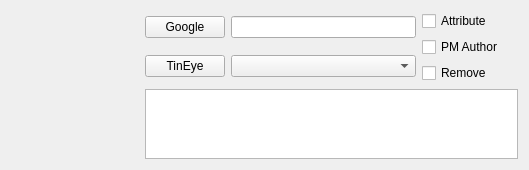
<?xml version="1.0" encoding="UTF-8"?>
<ui version="4.0">
 <class>imagebox</class>
 <widget class="QWidget" name="imagebox">
  <property name="geometry">
   <rect>
    <x>0</x>
    <y>0</y>
    <width>492</width>
    <height>161</height>
   </rect>
  </property>
  <property name="windowTitle">
   <string/>
  </property>
  <layout class="QGridLayout" name="gridLayout_2">
   <item row="0" column="0">
    <layout class="QGridLayout" name="gridLayout">
     <item row="0" column="1" rowspan="2">
      <widget class="QPushButton" name="google">
       <property name="minimumSize">
        <size>
         <width>0</width>
         <height>0</height>
        </size>
       </property>
       <property name="maximumSize">
        <size>
         <width>16777215</width>
         <height>16777215</height>
        </size>
       </property>
       <property name="text">
        <string>Google</string>
       </property>
      </widget>
     </item>
     <item row="0" column="0" rowspan="5">
      <widget class="QLabel" name="picture">
       <property name="minimumSize">
        <size>
         <width>128</width>
         <height>128</height>
        </size>
       </property>
       <property name="maximumSize">
        <size>
         <width>128</width>
         <height>128</height>
        </size>
       </property>
       <property name="autoFillBackground">
        <bool>true</bool>
       </property>
       <property name="styleSheet">
        <string notr="true"/>
       </property>
       <property name="text">
        <string/>
       </property>
      </widget>
     </item>
     <item row="0" column="2" rowspan="2">
      <widget class="QLineEdit" name="source"/>
     </item>
     <item row="0" column="3">
      <widget class="QCheckBox" name="attribute">
       <property name="minimumSize">
        <size>
         <width>96</width>
         <height>0</height>
        </size>
       </property>
       <property name="maximumSize">
        <size>
         <width>96</width>
         <height>16777215</height>
        </size>
       </property>
       <property name="text">
        <string>Attribute</string>
       </property>
      </widget>
     </item>
     <item row="2" column="2" rowspan="2">
      <widget class="QComboBox" name="status">
       <property name="focusPolicy">
        <enum>Qt::StrongFocus</enum>
       </property>
       <item>
        <property name="text">
         <string/>
        </property>
       </item>
       <item>
        <property name="text">
         <string>PUBLIC DOMAIN</string>
        </property>
       </item>
       <item>
        <property name="text">
         <string>BY-SA CC</string>
        </property>
       </item>
       <item>
        <property name="text">
         <string>BY-NC-SA CC</string>
        </property>
       </item>
       <item>
        <property name="text">
         <string>PERMISSION GRANTED</string>
        </property>
       </item>
       <item>
        <property name="text">
         <string>REPLACED</string>
        </property>
       </item>
       <item>
        <property name="text">
         <string>AWAITING REPLY</string>
        </property>
       </item>
       <item>
        <property name="text">
         <string>SOURCE UNKNOWN</string>
        </property>
       </item>
       <item>
        <property name="text">
         <string>UNABLE TO CONTACT</string>
        </property>
       </item>
       <item>
        <property name="text">
         <string>PERMISSION DENIED</string>
        </property>
       </item>
       <item>
        <property name="text">
         <string>PERMANENTLY REMOVED</string>
        </property>
       </item>
      </widget>
     </item>
     <item row="1" column="3" rowspan="2">
      <widget class="QCheckBox" name="send_pm">
       <property name="text">
        <string>PM Author</string>
       </property>
      </widget>
     </item>
     <item row="2" column="1" rowspan="2">
      <widget class="QPushButton" name="tineye">
       <property name="minimumSize">
        <size>
         <width>0</width>
         <height>0</height>
        </size>
       </property>
       <property name="maximumSize">
        <size>
         <width>16777215</width>
         <height>16777215</height>
        </size>
       </property>
       <property name="text">
        <string>TinEye</string>
       </property>
      </widget>
     </item>
     <item row="3" column="3">
      <widget class="QCheckBox" name="remove">
       <property name="text">
        <string>Remove</string>
       </property>
      </widget>
     </item>
     <item row="4" column="1" colspan="3">
      <widget class="QTextEdit" name="comments"/>
     </item>
    </layout>
   </item>
  </layout>
 </widget>
 <resources/>
 <connections/>
</ui>
